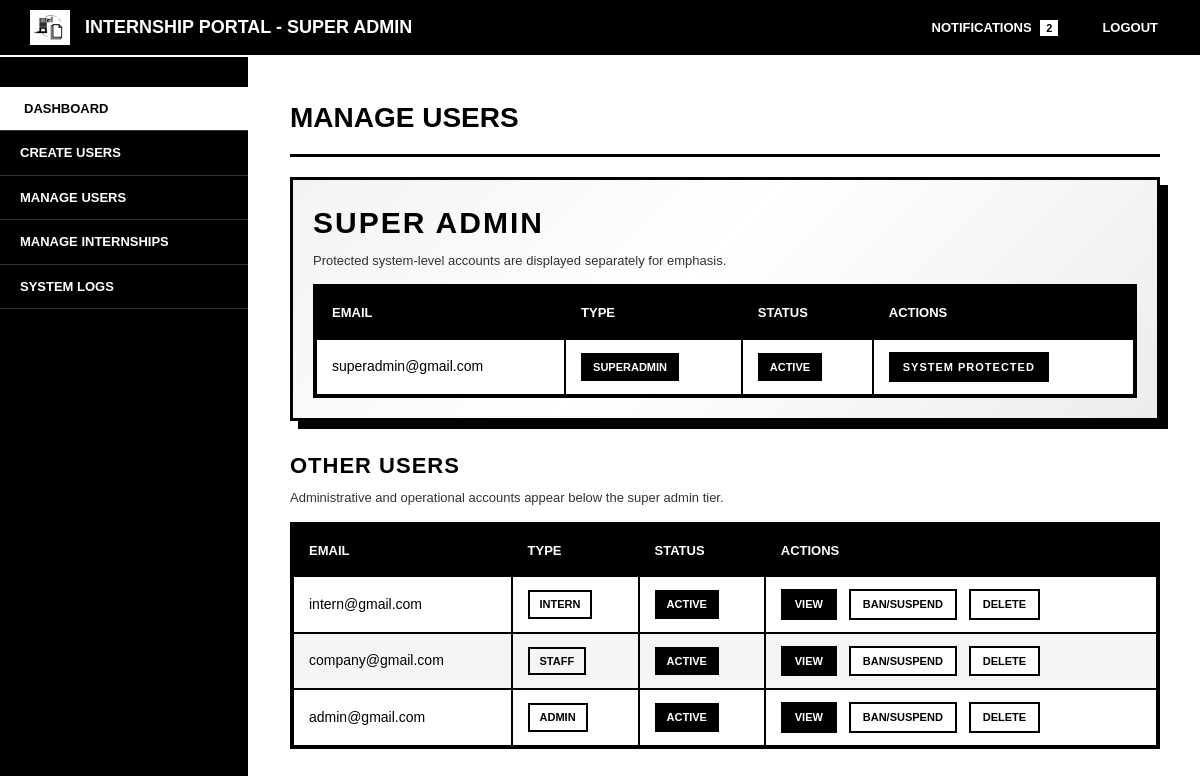
Before: /superadmin/manage_users.php (signed in) with the older database file.
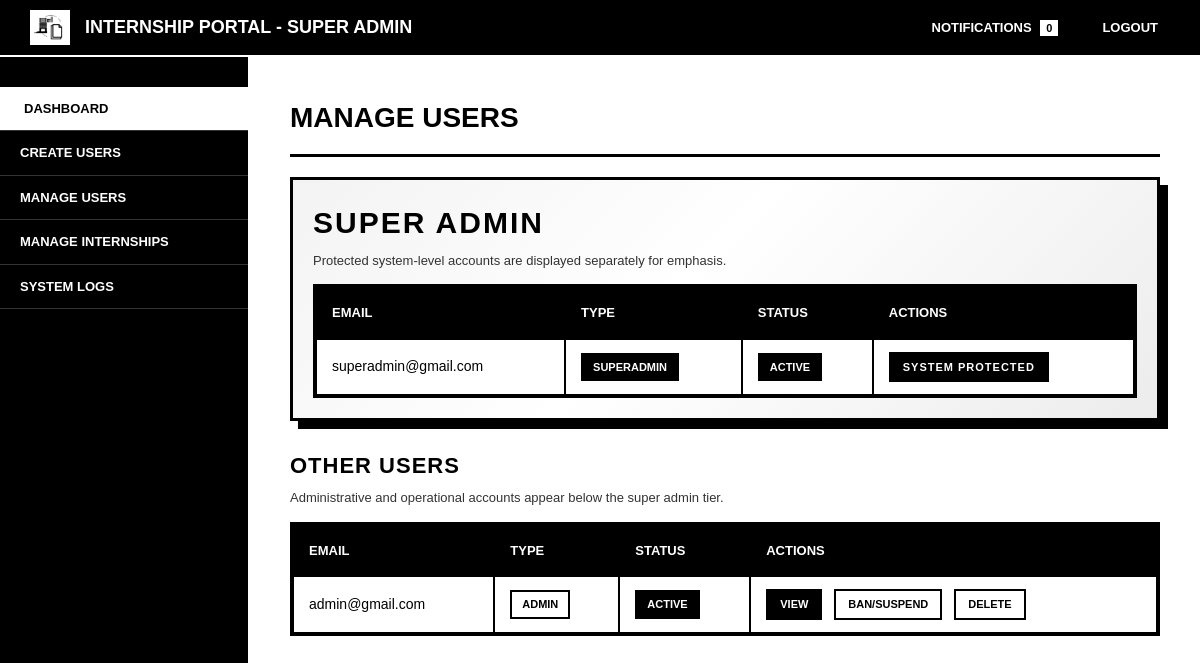
After: the same page with the newer database file.
### tables this page shows
CREATE TABLE `users` (
  `user_id` int(11) NOT NULL,
  `email` varchar(255) NOT NULL,
  `password_hash` varchar(255) DEFAULT NULL,
  `user_type` enum('admin','staff','intern','superadmin') NOT NULL,
  `verified` tinyint(1) DEFAULT 0,
  `created_at` timestamp NOT NULL DEFAULT current_timestamp(),
  `updated_at` timestamp NOT NULL DEFAULT current_timestamp() ON UPDATE current_timestamp(),
  `first_login` tinyint(1) DEFAULT 1,
  `reset_token` varchar(255) DEFAULT NULL,
  `token_expiry` datetime DEFAULT NULL,
  `status` enum('active','banned','suspended') DEFAULT 'active'
);

### superadmin/manage_users.php (the view, shortened to what the changed rows need)
<?php
require_once '../includes/functions.php';
$stmt = $pdo->prepare("SELECT COUNT(*) FROM notifications WHERE user_id = ? AND is_read = 0");
$stmt->execute([$_SESSION['user_id']]);
$unread = $stmt->fetchColumn();
$stmt = $pdo->query("SELECT * FROM users ORDER BY user_id DESC");
$users = $stmt->fetchAll();
$statusLabels = [
    'active' => 'Active',
    'banned' => 'Banned',
    'suspended' => 'Suspended',
];
$superAdminUsers = array_filter($users, function ($user) {
    return $user['user_type'] === 'superadmin';
});
$otherUsers = array_filter($users, function ($user) {
    return $user['user_type'] !== 'superadmin';
});
?>
<!DOCTYPE html>
<html lang="en">
<head>
    <link rel="stylesheet" href="../assets/css/super_manage.css">
</head>
<body>
    <div class="topnav">
        <div class="logo-section">
            <h2>Internship Portal - Super Admin</h2>
        </div>
        <div class="topnav-right">
            <a href="notifications.php">
                Notifications <span class="badge"><?= $unread ?></span>
            </a>
        </div>
    </div>
    <div class="wrapper">
        <div class="content">
            <h1>Manage Users</h1>
            <section class="user-group user-group-superadmin">
                <div class="section-heading">
                    <h2>Super Admin</h2>
                </div>
                <div class="table-section table-section-superadmin">
                    <table>
                        <thead>
                            <tr>
                                <th>Email</th>
                                <th>Type</th>
                                <th>Status</th>
                                <th>Actions</th>
                            </tr>
                        </thead>
                        <tbody>
                            <?php foreach ($superAdminUsers as $user): ?>
                                <?php
                                $statusClass = $user['status'] === 'active' ? 'status-active' : 'status-inactive';
                                $userTypeClass = 'user-type-' . strtolower($user['user_type']);
                                ?>
                                <tr>
                                    <td><?= htmlspecialchars($user['email']) ?></td>
                                    <td>
                                        <span class="user-type <?= $userTypeClass ?>">
                                            <?= ucfirst($user['user_type']) ?>
                                        </span>
                                    </td>
                                    <td>
                                        <span class="status-badge <?= $statusClass ?>">
                                            <?= htmlspecialchars($statusLabels[$user['status']] ?? ucfirst($user['status'])) ?>
                                        </span>
                                    </td>
                                    <td>
                                        <span class="protected-label">System Protected</span>
                                    </td>
                                </tr>
                            <?php endforeach; ?>
                        </tbody>
                    </table>
                </div>
            </section>
            <section class="user-group">
                <div class="section-heading">
                    <h2>Other Users</h2>
                </div>
                <div class="table-section">
                    <table>
                        <thead>
                            <tr>
                                <th>Email</th>
                                <th>Type</th>
                                <th>Status</th>
                                <th>Actions</th>
                            </tr>
                        </thead>
                        <tbody>
                            <?php foreach ($otherUsers as $user): ?>
                                <?php
                                $statusClass = $user['status'] === 'active' ? 'status-active' : 'status-inactive';
                                $userTypeClass = 'user-type-' . strtolower($user['user_type']);
                                ?>
                                <tr>
                                    <td><?= htmlspecialchars($user['email']) ?></td>
                                    <td>
                                        <span class="user-type <?= $userTypeClass ?>">
                                            <?= ucfirst($user['user_type']) ?>
                                        </span>
                                    </td>
                                    <td>
                                        <span class="status-badge <?= $statusClass ?>">
                                            <?= htmlspecialchars($statusLabels[$user['status']] ?? ucfirst($user['status'])) ?>
                                        </span>
                                    </td>
                                    <td>
                                        <a href="view_users.php?id=<?= $user['user_id'] ?>">View</a>
                                        <a href="toggle_status.php?id=<?= $user['user_id'] ?>">Ban/Suspend</a>
                                        <a href="delete_users.php?id=<?= $user['user_id'] ?>"
                                           onclick="return confirm('Delete user <?= htmlspecialchars($user['email']) ?>? This action cannot be undone.')">
                                           Delete
                                        </a>
                                    </td>
                                </tr>
                            <?php endforeach; ?>
                        </tbody>
                    </table>
                </div>
            </section>
        </div>
    </div>
</body>
</html>

Changed rows visible on the page:
removed users: email "intern@gmail.com", user_type "INTERN", status "ACTIVE", shown under "OTHER USERS"
removed users: email "company@gmail.com", user_type "STAFF", status "ACTIVE", shown under "OTHER USERS"
Other visible differences:
$unread: "2" → "0"
